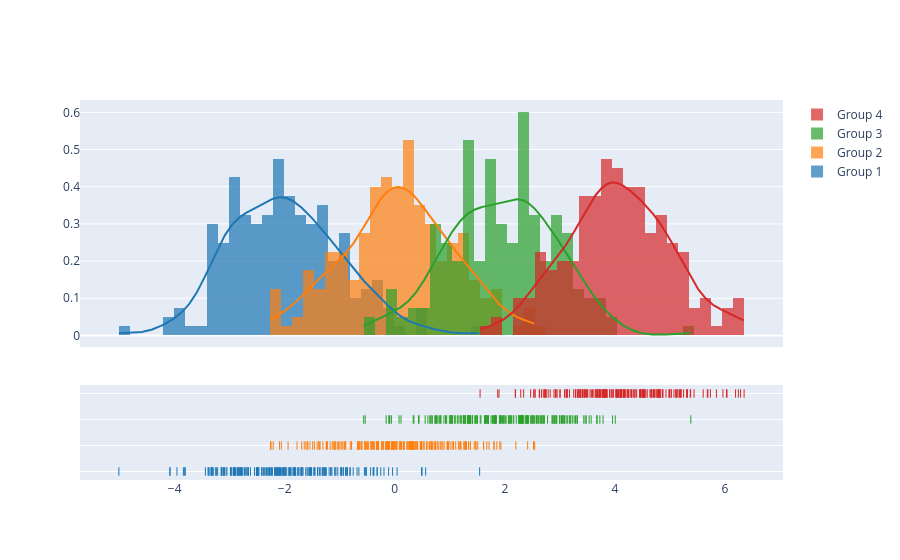

Here is the notebook cell this chart was saved with:
### Code cell
import plotly.figure_factory as ff

# Add histogram data
x1 = np.random.randn(200) - 2
x2 = np.random.randn(200)
x3 = np.random.randn(200) + 2
x4 = np.random.randn(200) + 4

# Group data together
hist_data = [x1, x2, x3, x4]

group_labels = ['Group 1', 'Group 2', 'Group 3', 'Group 4']

# Create distplot with custom bin_size
fig = ff.create_distplot(hist_data, group_labels, bin_size=.2)
fig.show()

### Figure 1 — Plotly figure (JSON) as saved in the notebook; plotly's stock layout.template omitted (floating-point values rounded to 4 significant figures; data arrays with more than 128 entries replaced by an {"elided": "..."} marker saying what was removed)
{"data": [{"autobinx": false, "histnorm": "probability density", "legendgroup": "Group 1", "marker": {"color": "rgb(31, 119, 180)"}, "name": "Group 1", "opacity": 0.7, "type": "histogram", "x": {"elided": "200 float values"}, "xaxis": "x", "xbins": {"end": 1.542, "size": 0.2, "start": -5.013}, "yaxis": "y"}, {"autobinx": false, "histnorm": "probability density", "legendgroup": "Group 2", "marker": {"color": "rgb(255, 127, 14)"}, "name": "Group 2", "opacity": 0.7, "type": "histogram", "x": {"elided": "200 float values"}, "xaxis": "x", "xbins": {"end": 2.542, "size": 0.2, "start": -2.259}, "yaxis": "y"}, {"autobinx": false, "histnorm": "probability density", "legendgroup": "Group 3", "marker": {"color": "rgb(44, 160, 44)"}, "name": "Group 3", "opacity": 0.7, "type": "histogram", "x": {"elided": "200 float values"}, "xaxis": "x", "xbins": {"end": 5.379, "size": 0.2, "start": -0.565}, "yaxis": "y"}, {"autobinx": false, "histnorm": "probability density", "legendgroup": "Group 4", "marker": {"color": "rgb(214, 39, 40)"}, "name": "Group 4", "opacity": 0.7, "type": "histogram", "x": {"elided": "200 float values"}, "xaxis": "x", "xbins": {"end": 6.347, "size": 0.2, "start": 1.55}, "yaxis": "y"}, {"legendgroup": "Group 1", "marker": {"color": "rgb(31, 119, 180)"}, "mode": "lines", "name": "Group 1", "showlegend": false, "type": "scatter", "x": {"elided": "500 float values"}, "xaxis": "x", "y": {"elided": "500 float values"}, "yaxis": "y"}, {"legendgroup": "Group 2", "marker": {"color": "rgb(255, 127, 14)"}, "mode": "lines", "name": "Group 2", "showlegend": false, "type": "scatter", "x": {"elided": "500 float values"}, "xaxis": "x", "y": {"elided": "500 float values"}, "yaxis": "y"}, {"legendgroup": "Group 3", "marker": {"color": "rgb(44, 160, 44)"}, "mode": "lines", "name": "Group 3", "showlegend": false, "type": "scatter", "x": {"elided": "500 float values"}, "xaxis": "x", "y": {"elided": "500 float values"}, "yaxis": "y"}, {"legendgroup": "Group 4", "marker": {"color": "rgb(214, 39, 40)"}, "mode": "lines", "name": "Group 4", "showlegend": false, "type": "scatter", "x": {"elided": "500 float values"}, "xaxis": "x", "y": {"elided": "500 float values"}, "yaxis": "y"}, {"legendgroup": "Group 1", "marker": {"color": "rgb(31, 119, 180)", "symbol": "line-ns-open"}, "mode": "markers", "name": "Group 1", "showlegend": false, "type": "scatter", "x": {"elided": "200 float values"}, "xaxis": "x", "y": {"elided": "200 str values"}, "yaxis": "y2"}, {"legendgroup": "Group 2", "marker": {"color": "rgb(255, 127, 14)", "symbol": "line-ns-open"}, "mode": "markers", "name": "Group 2", "showlegend": false, "type": "scatter", "x": {"elided": "200 float values"}, "xaxis": "x", "y": {"elided": "200 str values"}, "yaxis": "y2"}, {"legendgroup": "Group 3", "marker": {"color": "rgb(44, 160, 44)", "symbol": "line-ns-open"}, "mode": "markers", "name": "Group 3", "showlegend": false, "type": "scatter", "x": {"elided": "200 float values"}, "xaxis": "x", "y": {"elided": "200 str values"}, "yaxis": "y2"}, {"legendgroup": "Group 4", "marker": {"color": "rgb(214, 39, 40)", "symbol": "line-ns-open"}, "mode": "markers", "name": "Group 4", "showlegend": false, "type": "scatter", "x": {"elided": "200 float values"}, "xaxis": "x", "y": {"elided": "200 str values"}, "yaxis": "y2"}], "layout": {"barmode": "overlay", "hovermode": "closest", "legend": {"traceorder": "reversed"}, "xaxis": {"anchor": "y2", "domain": [0.0, 1.0], "zeroline": false}, "yaxis": {"anchor": "free", "domain": [0.35, 1], "position": 0.0}, "yaxis2": {"anchor": "x", "domain": [0, 0.25], "dtick": 1, "showticklabels": false}}}
